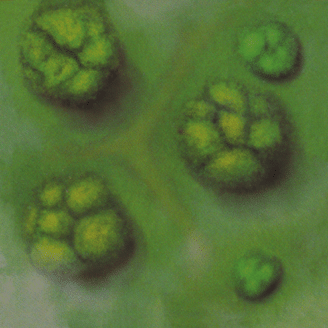
#> input picture tile_images/back.png, 328 x 328 px
$ jupyter execute test_core.ipynb
#> lines starting #> are read from the running program, lines starting #| are printed output that depends on the picture
[cell 1]
import numpy as np
from code import GameMap

[cell 2]
import os
import random

import numpy as np
from PIL import Image

# Tile direction format
__tile_dirs = [  # TODO: change to a more readable format ('left', 'right', etc.)
    0,  # ->
    90,  # ↑
    180,  # <-
    270,  # ↓
]

# Shape of the game map
__map_shape = (13, 13)

# All game tiles in format {tile_type}:{amount}
__all_tiles = {
    'empty': 40,
    'dir_straight': 3,
    'dir_45': 3,
    'dir_45_225': 3,
    'dir_0_180': 3,
    'dir_0_135_270': 3,
    'dir_diagonal': 3,
    'dir_uplr': 3,
    'horses': 2,
    'spinning_2': 5,
    'spinning_3': 4,
    'spinning_4': 2,
    'spinning_5': 1,
    'ice_lake': 6,
    'trap': 3,
    'cannon': 2,
    'fort': 2,
    'aborigine': 1,
    'drinking_rum': 4,
    'crocodile': 4,
    'ogre': 1,
    'baloon': 2,
    'plane': 1,
    'money_1': 5,
    'money_2': 5,
    'money_3': 3,
    'money_4': 2,
    'money_5': 1,
}


class Tile:
    def __init__(self, tile_type, direction):
        self.tile_type = tile_type
        self.direction = direction
        self.is_open = False
        self.objects = []

    def open(self):
        self.is_open = True
        pass

    def step(self, pirate, direction):
        pass


def __is_in_water(x, y):
    """Check if this coordinates are in water."""
    return (
            x == 0 or y == 0 or
            x == 12 or y == 12 or
            (x == 1 and y == 1) or
            (x == 11 and y == 11) or
            (x == 1 and y == 11) or
            (x == 11 and y == 1)
    )


def __prob_dist(tiles):
    """Get the probability distribution of tiles."""
    dist = []
    total = sum(tiles.values())
    for num in tiles.values():
        dist.append(num / total)
    return dist

def get_side_center_coords(side):
    """Get the starting coordinates for a given side.
    :param side: {0: <-, 1: ↑, 2: ->, 3: ↓}
    :return: tuple of coordinates (x, y)
    """
    axis_centers = list(map(lambda x: np.ceil(x / 2.0), __map_shape))
    return {
        0: (0, axis_centers[1]),
        1: (axis_centers[0], __map_shape[1] - 1),
        2: (__map_shape[0] - 1, axis_centers[1]),
        3: (axis_centers[0], 0),
    }[side]


def create_map():
    """Create a random game map.

    :return: numpy array with Tile values."""
    game_map = np.empty(__map_shape, dtype=Tile)
    tiles = __all_tiles.copy()
    for x in range(__map_shape[0]):
        for y in range(__map_shape[1]):
            # Check if this is a water tile
            if __is_in_water(x, y):
                tile_type = 'water'
            else:
                tile_type = np.random.choice(
                    list(tiles), 1, p=__prob_dist(tiles))[0]
                tiles[tile_type] -= 1

                # If no tiles of this type left, delete them
                if not tiles[tile_type]:
                    del tiles[tile_type]

            # Set random direction
            tile_dir = random.sample(__tile_dirs, 1)[0]
            game_map[y][x] = Tile(tile_type, tile_dir)

    assert len(tiles) == 0, 'All tiles must be used during the map creation!'
    return game_map


def resize_and_rotate_img(tile_img, tile_shape, direction):
    """Resize and rotate an image.

    :param tile_img: Image to process
    :param tile_shape: Shape to be matched
    :param direction: Rotation direction in `__tile_dirs` key format
    :return: Processed image
    """

    res_img = tile_img.copy()
    res_img = res_img.resize(tile_shape)

    if direction:
        res_img = res_img.rotate(direction)

    return res_img


def map_to_img(game_map, players=None, tile_shape=(64, 64)):
    """Create a full image of a map."""
#> called with game_map = array of shape (13, 13), tile_shape = (64, 64)
    map_img = np.zeros(
        (tile_shape[0] * game_map.shape[0],
         tile_shape[1] * game_map.shape[1], 3),
        dtype=np.uint8)
    closed_tile_img = Image.open(os.path.join(
                'tile_images', 'back.png'))
#> closed_tile_img is the input picture: PIL image 328x328 RGB; mean R, G, B 85.6, 112.6, 55.5
    for (x, y), tile in np.ndenumerate(game_map):
        if tile.tile_type == 'water':
            tile_img = np.zeros((*tile_shape, 3))  # TODO: Add 'water' tile image.
        else:
            if not tile.is_open:
                tile_img = closed_tile_img
            else:
                tile_img = Image.open(os.path.join(
                    'tile_images', tile.tile_type + '.png'))
            tile_img = resize_and_rotate_img(
                tile_img, tile_shape, tile.direction)
        map_img[x * tile_shape[0]:(x + 1) * tile_shape[0],
        y * tile_shape[1]:(y + 1) * tile_shape[1]] = tile_img
    return Image.fromarray(map_img)

https://cdn.mosigra.ru/mosigra.product.other/545/275/01_Jackal_rules_print_590301.pdf

https://jackal.su/usefulness/handmade

[cell 3]
game_map = create_map()

[cell 4]
res_img = map_to_img(game_map)
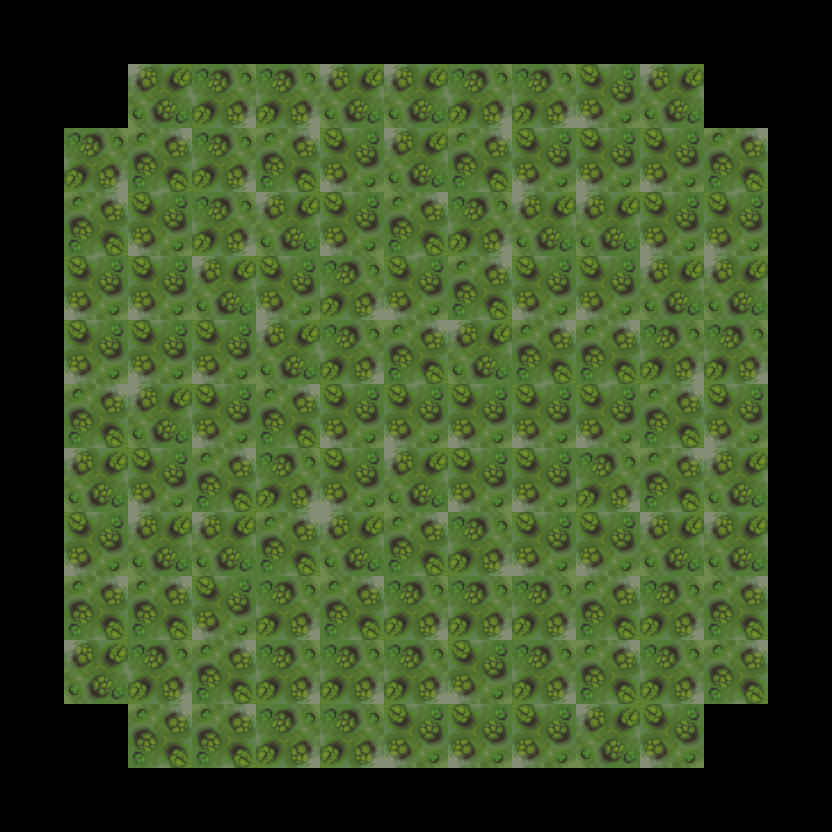
#> res_img: PIL image 832x832 RGB; mean R, G, B 59.2, 78, 38.4
res_img
